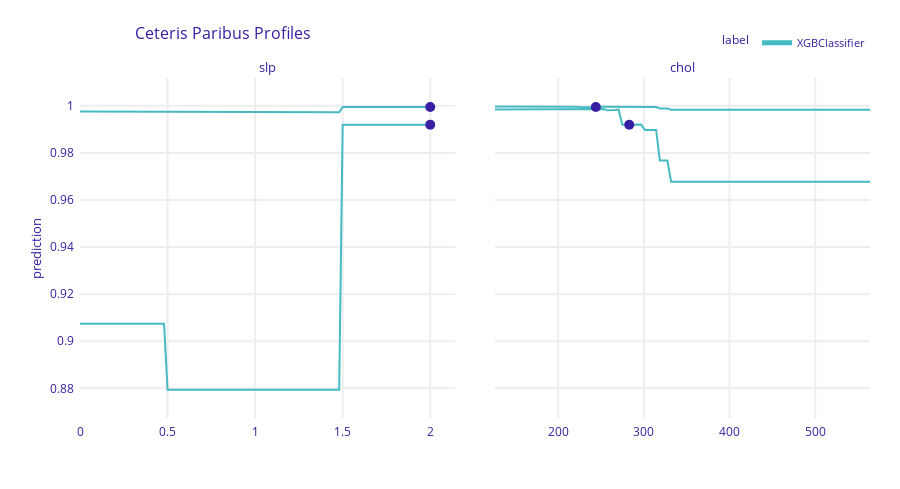

The code cell stored with this chart in its notebook:
### Code cell
cp1 = explainer.predict_profile(new_observation=patients)
cp1.plot(variables=['slp', 'chol'])
